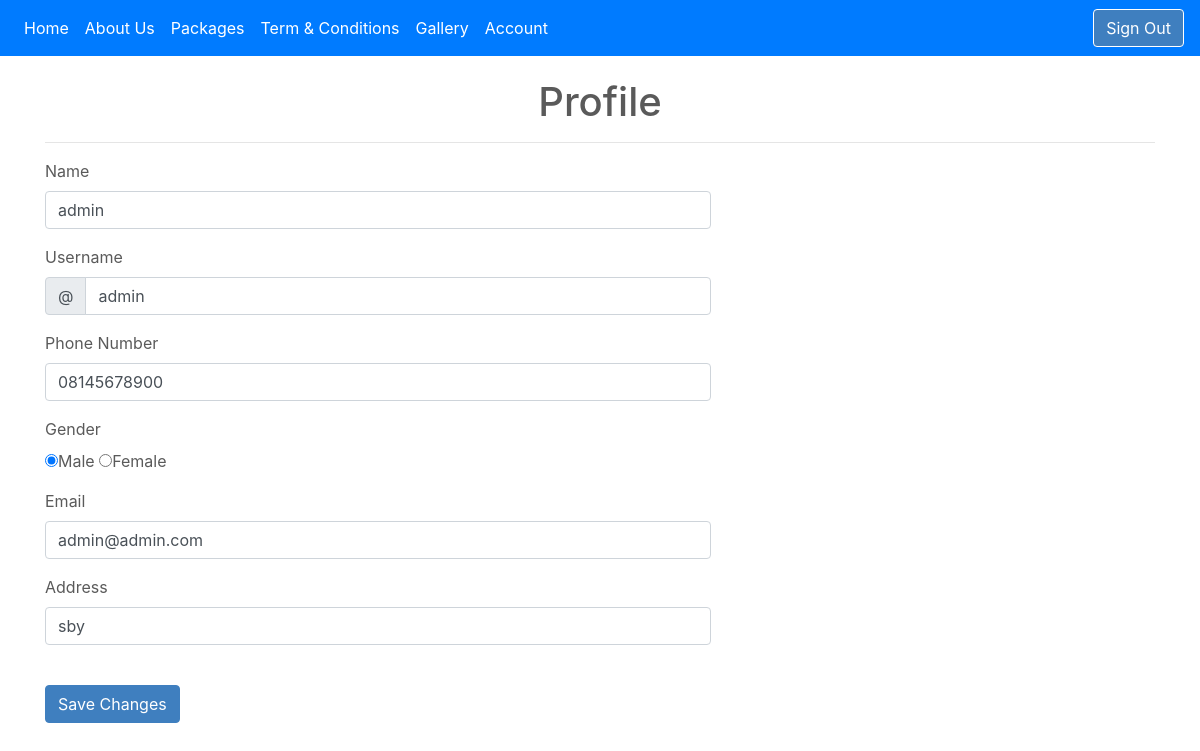
The page /profile.php (signed in) on the database its author committed.
### tables this page shows
CREATE TABLE `user` (
  `name` varchar(100) NOT NULL,
  `username` varchar(100) NOT NULL,
  `no_telp` varchar(20) NOT NULL,
  `jns_kelamin` varchar(10) NOT NULL,
  `email` varchar(100) NOT NULL,
  `address` varchar(100) NOT NULL,
  `password` varchar(100) NOT NULL,
  `id_user` int(10) NOT NULL,
  `role` enum('user','admin') NOT NULL
);

### profile.php (the view, shortened to what this page needs)
<?php
require 'conn.php';
if( !isset($_SESSION['user_id']) ){
	header("Location: login.php");
} else {
  $query = "SELECT * FROM user where id_user='{$_SESSION['user_id']}'";
  $result = $conn->query($query);
  $data = $result->fetch(PDO::FETCH_ASSOC);
  }
?>
<!DOCTYPE html>
<html>
<head>
    <link rel="stylesheet" type="text/css" href="">
    <link rel="stylesheet" href="assets/css/style-user.css">
    <link href="assets/css/bootstrap.min.css" rel="stylesheet">
    <link href="assets/css/carousel.css" rel="stylesheet">
</head>
<header>
	<nav class="navbar navbar-expand-md navbar-dark fixed-top bg-dark">
		<div class="collapse navbar-collapse" id="navbarCollapse">
			<ul class="navbar-nav mr-auto">
				<li class="nav-item active">
					<a class="nav-link" href="index-user.php">Home <span class="sr-only">(current)</span></a>
				</li>
				<li class="nav-item">
					<a class="nav-link" href="about-user.php">About Us</a>
				</li>
				<li class="nav-item">
					<a class="nav-link" href="paket-user.php">Packages</a>
				</li>
				<li class="nav-item">
					<a class="nav-link" href="term&condition-user.php">Term & Conditions</a>
				</li>
				<li class="nav-item">
						<a class="nav-link" href="galeri-user.php">Gallery</a>
				</li>
				<div class="dropdown" id="navbarCollapse">
						<a class="nav-link" id="dropdownMenuButton" data-toggle="dropdown" aria-haspopup="true" aria-expanded="false">
							Account
						</a>
				</div>
			</ul>
			<li class="form-inline mt-2 mt-md-0">
				<a class="btn btn-outline-success my-2 my-sm-0" href="logout.php">Sign Out</a>
			</li>
		</div>
	</nav>
</header>
<body>
<div class="container">
    <h1 style="text-align:center; margin-top:20px">Profile</h1>
  	<hr>
	<div class="" style="width:60% !important" >
      <form action="profile.php" method="POST">
        <div class="mb-3 ">
          <label for="name">Name</label>
          <input type="text" class="form-control" name="name" id="name" value="<?php echo $data['name'];  ?>">
        </div>
      <div class="mb-3">
        <label for="username">Username</label>
        <div class="input-group">
          <div class="input-group-prepend">
            <span class="input-group-text">@</span>
          </div>
          <input type="text" class="form-control" name="username" id="username" value="<?php echo $data['username'];  ?>">
        </div>
      </div>
      <div class="mb-3">
          <label for="telephone">Phone Number</label>
          <input type="text" class="form-control" id="telephone" name="no_telp" value="<?php echo $data['no_telp'];  ?>">
        </div>
      <div class="mb-3">
            <label for="Gender">Gender </label><br />
            <input type="radio" name="jns_kelamin" value="Male" <?php if($data['jns_kelamin'] == 'Male'){ echo 'checked'; } ?>/>Male
            <input type="radio" name="jns_kelamin" value="Female" <?php if($data['jns_kelamin'] == 'Female'){ echo 'checked'; } ?>/>Female
            <br />
          </div>
      <div class="mb-3">
            <label for="email">Email</label>
            <input type="email" class="form-control" name="email" id="email" value="<?php echo $data['email'];  ?>">
      </div>
      <div class="mb-3">
        <label for="address">Address</label>
        <input type="text" class="form-control" name="address" id="address" value="<?php echo $data['address'];  ?>">
      </div>
      <div class="row">
          <div class="form-group">
            <label class="col-md-3 control-label"></label>
            <div class="col-md-12">
              <button style="display:inline-block" type="submit" class="btn btn-primary">Save Changes</button>
            </div>
          </div>
      </div>
      </form>
  </div>
</div>
</body>
</html>

### assets/css/style-user.css (style rules this page uses)
body { background-color: #ffffff; margin: 0; padding: 0; }
.container { width:50%; margin: auto; margin-top: 30px; padding: 0; border: transparent; height: 90vh; }

### assets/css/carousel.css (style rules this page uses)
body { padding-top: 3rem; padding-bottom: 3rem; color: #5a5a5a; }

### rows shown on the page
user: name "admin", username "admin", no_telp "08145678900", jns_kelamin "☑", email "admin@admin.com", address "sby"
